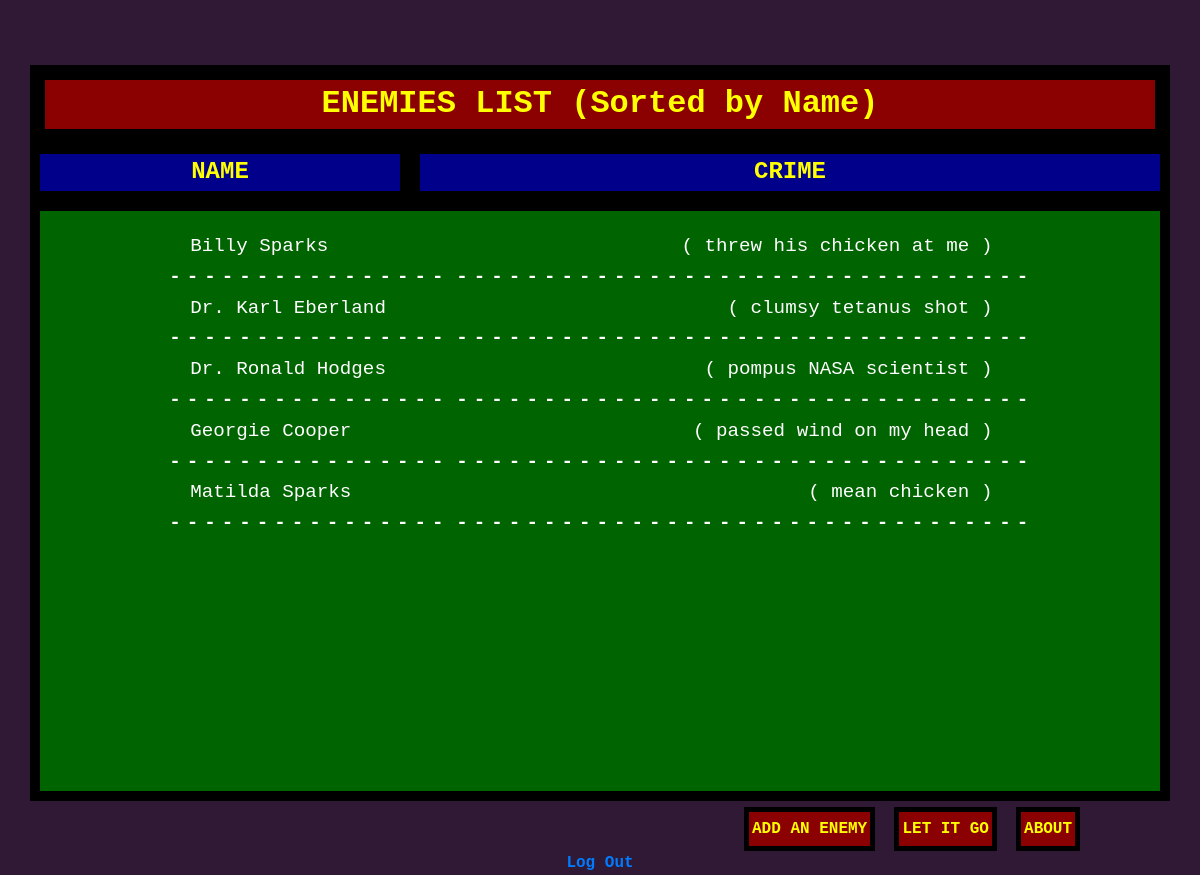
/ (signed in), run on the app's committed database.
### tables this page shows
CREATE TABLE enemies (enemy_id INTEGER,
name TEXT NOT NULL,
reason TEXT NOT NULL,
FOREIGN KEY(enemy_id) REFERENCES users(id)
);

### app.py (the view)
@app.route("/", methods=["GET", "POST"])
@login_required
def index():
    enemies = db.execute("SELECT name, reason FROM enemies WHERE enemy_id=? ORDER BY name", session["user_id"])
    print(enemies)
    return render_template("index.html", enemies=enemies)

### app.py (called while the page is built)
@app.after_request
def after_request(response):
    response.headers["Cache-Control"] = "no-cache, no-store, must-revalidate"
    response.headers["Expires"] = 0
    response.headers["Pragma"] = "no-cache"
    return response

def login_required(f):
    @wraps(f)
    def decorated_function(*args, **kwargs):
        if session.get("user_id") is None:
            return redirect("/login")
        return f(*args, **kwargs)
    return decorated_function

### templates/index.html (shortened to what this page needs)
<!DOCTYPE html>
<html lang="en">
    <head>
        <link rel="stylesheet" href="https://stackpath.bootstrapcdn.com/bootstrap/4.3.1/css/bootstrap.min.css">
        <link rel="stylesheet" href="/static/style.css">
    </head>
    <body style="background-color: #301934;">
        <div class="container" style="padding-top: 65px;">
            <div class="row">
                <div id="head" class="col-12">
                    ENEMIES LIST (Sorted by Name)
                </div>
            </div>
            <div class="row">
                <div class="col-4">
                  NAME
                </div>
                <div class="col-8">
                  CRIME
                </div>
            </div>
            <div class="row">
                <div id="body" class="col-12" style="padding-top: 20px; padding-bottom: 20px; height: 600px;">
                    <table>
                        <tbody>
                            {% for enemy in enemies %}
                                <tr>
                                    <td id="sectionN">{{ enemy['name'] }}</td>
                                    <td id="sectionR">( {{ enemy['reason'] }} )</td>
                                </tr>
                                <tr>
                                    <td id="lines">----------------</td>
                                    <td id="lines">---------------------------------</td>
                                </tr>
                            {% endfor %}
                        </tbody>
                    </table>
                </div>
            </div>
        </div>
        <div class="centeredadd">
            <a href="/add" class="button">ADD AN ENEMY</a>
            <a href="/delete" class="button">LET IT GO</a>
            <a href="/origin" class="button">ABOUT</a>
        </div>
        <div class="logout">
            <a href="/logout">Log Out</a>
        </div>
    </body>
<html>

### static/style.css (style rules this page uses)
body { font-family: 'Courier New', monospace; }
.row > div { padding-bottom: 1px; background-color: Darkblue; border: 10px solid black; color: yellow; text-align: center; font-weight: bold; font-size: 150%; }
.button { background-color: Darkred; border: 5px solid black; color: yellow; font-weight: bold; text-align: center; text-decoration: none; display: inline-block; font-size: 50%; margin: auto; padding: 5px 3px; cursor: pointer; }
#head { background-color: Darkred; border: 15px solid black; color: yellow; text-align: center; font-weight: bold; font-size: 200%; }
#body { background-color: Darkgreen; }
table { width: 80%; color: white; margin-left: auto; margin-right: auto; }
#sectionN { width: 33.333333333%; font-weight: normal; padding-left: 3%; font-size: 80%; text-align: left; }
#sectionR { width: 66.66666666%; font-weight: normal; font-size: 80%; padding-right: 5%; text-align: right; }
#lines { margin-top: 1%; font-size: 80%; letter-spacing: 6px; }
.logout { font-size: 100%; font-weight: bold; text-align: center; }
.centeredadd { font-size: 200%; font-weight: bold; padding-left: 62%; }

### data on the page
enemies: name "Billy Sparks", reason "threw his chicken at me"
enemies: name "Dr. Karl Eberland", reason "clumsy tetanus shot"
enemies: name "Dr. Ronald Hodges", reason "pompus NASA scientist"
enemies: name "Georgie Cooper", reason "passed wind on my head"
enemies: name "Matilda Sparks", reason "mean chicken"
